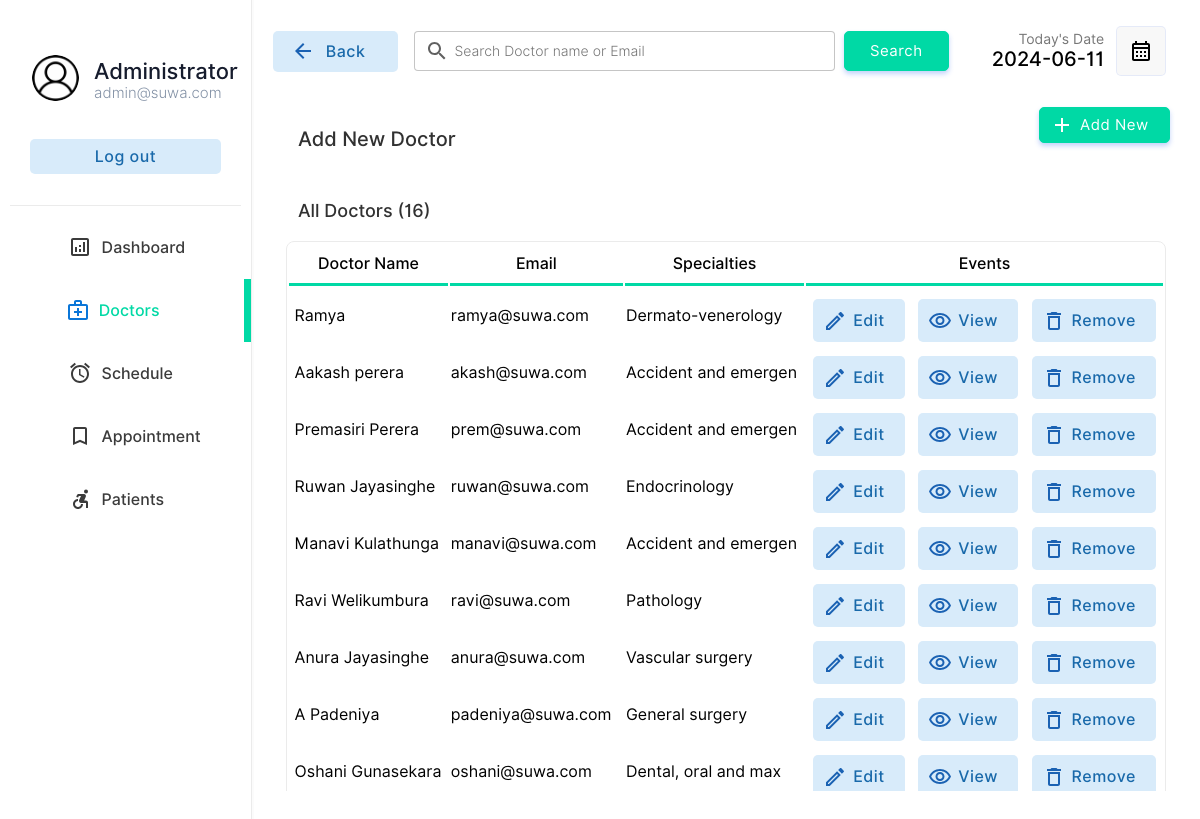
The app's page /channel/doctor/doctors.php (signed in) with its own data.
### tables this page shows
CREATE TABLE IF NOT EXISTS `doctor` (
  `docid` int NOT NULL AUTO_INCREMENT,
  `docemail` varchar(255) DEFAULT NULL,
  `docname` varchar(255) DEFAULT NULL,
  `docpassword` varchar(255) DEFAULT NULL,
  `docnic` varchar(15) DEFAULT NULL,
  `doctel` varchar(15) DEFAULT NULL,
  `specialties` int DEFAULT NULL,
  PRIMARY KEY (`docid`),
  KEY `specialties` (`specialties`)
);

CREATE TABLE IF NOT EXISTS `specialties` (
  `id` int NOT NULL,
  `sname` varchar(50) DEFAULT NULL,
  PRIMARY KEY (`id`)
);

### channel/doctor/doctors.php (the view, shortened to what this page needs)
<!DOCTYPE html>
<html lang="en">
<head>
    <link rel="stylesheet" href="../css/animations.css">
    <link rel="stylesheet" href="../css/main.css">
    <link rel="stylesheet" href="../css/admin.css">
</head>
<body>
    <?php
    include("../connection.php");
    ?>
    <div class="container">
        <div class="menu">
            <table class="menu-container" border="0">
                <tr>
                    <td style="padding:10px" colspan="2">
                        <table border="0" class="profile-container">
                            <tr>
                                <td width="30%" style="padding-left:20px" >
                                    <img src="../img/user.png" alt="" width="100%" style="border-radius:50%">
                                </td>
                                <td style="padding:0px;margin:0px;">
                                    <p class="profile-title">Administrator</p>
                                    <p class="profile-subtitle">admin@suwa.com</p>
                                </td>
                            </tr>
                            <tr>
                                <td colspan="2">
                                <a href="../logout.php" ><input type="button" value="Log out" class="logout-btn btn-primary-soft btn"></a>
                                </td>
                            </tr>
                    </table>
                    </td>
                </tr>
                <tr class="menu-row" >
                    <td class="menu-btn menu-icon-dashbord" >
                        <a href="index.php" class="non-style-link-menu"><div><p class="menu-text">Dashboard</p></a></div></a>
                <tr class="menu-row">
                    <td class="menu-btn menu-icon-doctor menu-active menu-icon-doctor-active">
                        <a href="doctors.php" class="non-style-link-menu non-style-link-menu-active"><div><p class="menu-text">Doctors</p></a></div>
                <tr class="menu-row" >
                    <td class="menu-btn menu-icon-schedule">
                        <a href="schedule.php" class="non-style-link-menu"><div><p class="menu-text">Schedule</p></div></a>
                    </td>
                </tr>
                <tr class="menu-row">
                    <td class="menu-btn menu-icon-appoinment">
                        <a href="appointment.php" class="non-style-link-menu"><div><p class="menu-text">Appointment</p></a></div>
                    </td>
                </tr>
                <tr class="menu-row" >
                    <td class="menu-btn menu-icon-patient">
                        <a href="patient.php" class="non-style-link-menu"><div><p class="menu-text">Patients</p></a></div>
                    </td>
                </tr>
        <div class="dash-body">
            <table border="0" width="100%" style=" border-spacing: 0;margin:0;padding:0;margin-top:25px; ">
                <tr >
                    <td width="13%">
                        <a href="doctors.php" ><button  class="login-btn btn-primary-soft btn btn-icon-back"  style="padding-top:11px;padding-bottom:11px;margin-left:20px;width:125px"><font class="tn-in-text">Back</font></button></a>
                    </td>
                    <td>
                        <form action="" method="post" class="header-search">
                            <input type="search" name="search" class="input-text header-searchbar" placeholder="Search Doctor name or Email" list="doctors">&nbsp;&nbsp;
                            <?php
                                $list11 = $database->query("select  docname,docemail from  doctor;");
?>
                            <input type="Submit" value="Search" class="login-btn btn-primary btn" style="padding-left: 25px;padding-right: 25px;padding-top: 10px;padding-bottom: 10px;">
                        </form>
                    </td>
                    <td width="15%">
                        <p style="font-size: 14px;color: rgb(119, 119, 119);padding: 0;margin: 0;text-align: right;">
                            Today's Date
                        </p>
                        <p class="heading-sub12" style="padding: 0;margin: 0;">
                            <?php
                        $date = date('Y-m-d');
                        echo $date;
                        ?>
                        </p>
                    </td>
                    <td width="10%">
                        <button  class="btn-label"  style="display: flex;justify-content: center;align-items: center;"><img src="../img/calendar.svg" width="100%"></button>
                    </td>
                </tr>
                <tr >
                    <td colspan="2" style="padding-top:30px;">
                        <p class="heading-main12" style="margin-left: 45px;font-size:20px;color:rgb(49, 49, 49)">Add New Doctor</p>
                    </td>
                    <td colspan="2">
                        <a href="?action=add&id=none&error=0" class="non-style-link"><button  class="login-btn btn-primary btn button-icon"  style="display: flex;justify-content: center;align-items: center;margin-left:75px;background-image: url('../img/icons/add.svg');">Add New</font></button>
                            </a></td>
                </tr>
                <tr>
                    <td colspan="4" style="padding-top:10px;">
                        <p class="heading-main12" style="margin-left: 45px;font-size:18px;color:rgb(49, 49, 49)">All Doctors (<?php echo $list11->num_rows; ?>)</p>
                    </td>
                </tr>
                <?php
                    if($_POST){
                        $keyword=$_POST["search"];
                        $sqlmain= "select * from doctor where docemail='$keyword' or docname='$keyword' or docname like '$keyword%' or docname like '%$keyword' or docname like '%$keyword%'";
                    }else{
                        $sqlmain= "select * from doctor order by docid desc";
                    }
                ?>
                <tr>
                   <td colspan="4">
                       <center>
                        <div class="abc scroll">
                        <table width="93%" class="sub-table scrolldown" border="0">
                        <thead>
                        <tr>
                                <th class="table-headin">
                                Doctor Name
                                </th>
                                <th class="table-headin">
                                    Email
                                </th>
                                <th class="table-headin">
                                    Specialties
                                </th>
                                <th class="table-headin">
                                    Events
                                </tr>
                        </thead>
                        <tbody>
                            <?php
                                $result= $database->query($sqlmain);
                                if($result->num_rows==0){
                                    echo '<tr>
                                    <td colspan="4">
                                    <br><br><br><br>
                                    <center>
                                    <img src="../img/notfound.svg" width="25%">
                                    <br>
                                    <p class="heading-main12" style="margin-left: 45px;font-size:20px;color:rgb(49, 49, 49)">We  couldnt find anything related to your keywords !</p>
                                    <a class="non-style-link" href="doctors.php"><button  class="login-btn btn-primary-soft btn"  style="display: flex;justify-content: center;align-items: center;margin-left:20px;">&nbsp; Show all Doctors &nbsp;</font></button>
                                    </a>
                                    </center>
                                    <br><br><br><br>
                                    </td>
                                    </tr>';
                                }
                                else{
                                for ( $x=0; $x<$result->num_rows;$x++){
                                    $row=$result->fetch_assoc();
                                    $docid=$row["docid"];
                                    $name=$row["docname"];
                                    $email=$row["docemail"];
                                    $spe=$row["specialties"];
                                    $spcil_res= $database->query("select sname from specialties where id='$spe'");
                                    $spcil_array= $spcil_res->fetch_assoc();
                                    $spcil_name=$spcil_array["sname"];
                                    echo '<tr>
                                        <td> &nbsp;'.
                                        substr($name,0,30)
                                        .'</td>
                                        <td>
                                        '.substr($email,0,20).'
                                        </td>
                                        <td>
                                            '.substr($spcil_name,0,20).'
                                        </td>
                                        <td>
                                        <div style="display:flex;justify-content: center;">
                                        <a href="?action=edit&id='.$docid.'&error=0" class="non-style-link"><button  class="btn-primary-soft btn button-icon btn-edit"  style="padding-left: 40px;padding-top: 12px;padding-bottom: 12px;margin-top: 10px;"><font class="tn-in-text">Edit</font></button></a>
                                        &nbsp;&nbsp;&nbsp;
                                        <a href="?action=view&id='.$docid.'" class="non-style-link"><button  class="btn-primary-soft btn button-icon btn-view"  style="padding-left: 40px;padding-top: 12px;padding-bottom: 12px;margin-top: 10px;"><font class="tn-in-text">View</font></button></a>
                                       &nbsp;&nbsp;&nbsp;
                                       <a href="?action=drop&id='.$docid.'&name='.$name.'" class="non-style-link"><button  class="btn-primary-soft btn button-icon btn-delete"  style="padding-left: 40px;padding-top: 12px;padding-bottom: 12px;margin-top: 10px;"><font class="tn-in-text">Remove</font></button></a>
                                        </div>
                                        </td>
                                    </tr>';
                                }
                            }
                            ?>
                            </tbody>
                        </table>
                        </div>
                        </center>
                   </td>
                </tr>
            </table>
        </div>
</body>
</html>

### channel/css/main.css (style rules this page uses)
:root { --primarycolor:#00D9A5; --primarycolorhover: #04DCA4; --btnice:#D8EBFA; --btnnicetext:#1b62b3; }
body { margin: 0; padding: 0; border-spacing: 0; font-family: 'Inter', sans-serif; }
.input-text { border-radius: 4px; padding: 10px; width: 100%; transition: 0.2s; outline:#1969AA; border: 1px solid #e9ecef; font-size: 14px; line-height: 26px; background-color: #fff; display: block; font-weight: 350; line-height: 1.5; color: #212529; background-color: #fff; background-clip: padding-box; -webkit-appearance: none; -moz-appearance: none; appearance: none; border-radius: .25rem; transition: border-color .15s ease-in-out,box-shadow .15s ease-in-out; }
.input-text::placeholder { font-family: 'Inter', sans-serif; }
.btn { cursor: pointer; padding: 8px 20px; outline: none; text-decoration: none; font-size: 15px; letter-spacing: 0.5px; transition: all 0.3s; border-radius: 5px; font-family: 'Inter', sans-serif; }
.btn-primary { background-color: var(--primarycolor) ; border: 1px solid var(--primarycolor) ; color: #fff ; box-shadow: 0 3px 5px 0 rgba(57,108,240,0.3); }
.btn-primary-soft { background-color: #D8EBFA ; color: #1969AA; font-weight: 500; font-size: 16px; border: none; }
.non-style-link:link, .non-style-link:visited, .non-style-link:hover, .non-style-link:active { text-decoration: none; color: rgb(43, 43, 43); }
.btn-label { margin-left: 10px; padding: 12px 12px; outline: none; text-decoration: none; font-size: 15px; letter-spacing: 0.5px; transition: all 0.3s; border-radius: 5px; background-color: #f0f0f073; border: 1px solid rgba(57,108,240,0.1) ; font-family: 'Inter', sans-serif; }
.sub-table { border: 1px solid #ebebeb; border-radius: 8px; }
.table-headin { font-size: 16px; font-weight: 500; padding: 10px; border-bottom: 3px solid var(--primarycolor); }
.abc { width: 100%; height: 550px; overflow: auto; }
input[type=search] { background-image: url('../img/search.svg'); background-position: 10px 50%; background-repeat: no-repeat; transition: 0.5s; padding: 8px 20px 8px 40px; }
.button-icon { background-position: 10px 50%; background-repeat: no-repeat; transition: 0.5s; padding: 8px 20px 8px 40px; }
.menu-btn { padding:6px; color: #3b3b3b; background-position: 30% 50%; background-repeat: no-repeat; transition: 0.5s; }
.menu-text { padding-left: 40%; font-weight: 500; font-size: 16px; }
.menu-active { color: var(--primarycolor); border-right: 7px solid var(--primarycolor); background-color: var(); }
.non-style-link-menu:link, .non-style-link-menu:visited, .non-style-link-menu:active { text-decoration: none; color: #3b3b3b; }
.non-style-link-menu-active:link, .non-style-link-menu-active:visited, .non-style-link-menu-active:active { text-decoration: none; color: var(--primarycolor); }
.menu-icon-dashbord { background-image: url('../img/icons/dashboard.svg'); }
.menu-icon-doctor { background-image: url('../img/icons/doctors.svg'); }
.menu-icon-schedule { background-image: url('../img/icons/schedule.svg'); }
.menu-icon-appoinment { background-image: url('../img/icons/book.svg'); }
.menu-icon-patient { background-image: url('../img/icons/patients.svg'); }
.menu-icon-doctor:hover,.menu-icon-doctor-active { color: var(--primarycolor); background-image: url('../img/icons/doctors-hover.svg'); }
.btn-icon-back { background-image: url('../img/icons/back-iceblue.svg'); background-position: 18px 50%; background-repeat: no-repeat; transition: 0.5s; padding: 8px 20px 8px 40px; }
.btn-edit { background-image: url('../img/icons/edit-iceblue.svg'); }
.btn-view { background-image: url('../img/icons/view-iceblue.svg'); }
.btn-delete { background-image: url('../img/icons/delete-iceblue.svg'); }

### channel/doctor/doctors.php (style rules this page uses)
.sub-table { animation: transitionIn-Y-bottom 0.5s; }

### records on screen
doctor: docname "Ramya", docemail "ramya@suwa.com", specialties.sname "Dermato-venerology"
doctor: docname "Aakash perera", docemail "akash@suwa.com", specialties.sname "Accident and emergen"
doctor: docname "Premasiri Perera", docemail "prem@suwa.com", specialties.sname "Accident and emergen"
doctor: docname "Ruwan Jayasinghe", docemail "ruwan@suwa.com", specialties.sname "Endocrinology"
doctor: docname "Manavi Kulathunga", docemail "manavi@suwa.com", specialties.sname "Accident and emergen"
doctor: docname "Ravi Welikumbura", docemail "ravi@suwa.com", specialties.sname "Pathology"
doctor: docname "Anura Jayasinghe", docemail "anura@suwa.com", specialties.sname "Vascular surgery"
doctor: docname "A Padeniya", docemail "padeniya@suwa.com", specialties.sname "General surgery"
doctor: docname "Oshani Gunasekara", docemail "oshani@suwa.com", specialties.sname "Dental, oral and max"

### other values on screen
$list11->num_rows "16"
